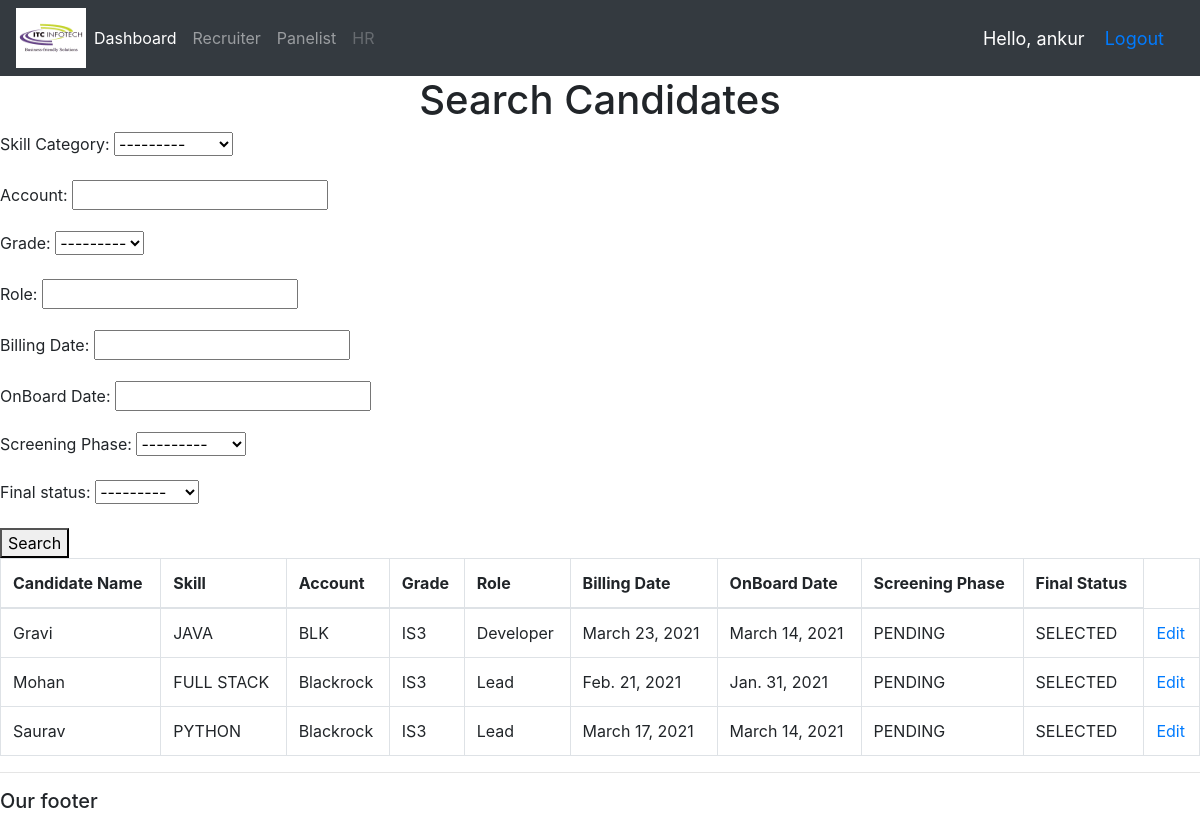
The app's page /recruiter/search/ (signed in) with its own data.
### recruit_app/models.py (models this page shows, shortened)
class Candidate(models.Model):
    SKILL_CHOICES = (
        ('JAVA','JAVA'),
        ('PYTHON','PYTHON'),
        ('FULL STACK','FULL STACK'),
        ('BACKEND','BACKEND'),
    )
    GRADE_CHOICES = (
        ('IS1','IS1'),
        ('IS2','IS2'),
        ('IS3','IS3'),
    )
    SCREENING_CHOICES = (
        ('PENDING','PENDING'),
        ('WIP','WIP'),
        ('COMPLETE','COMPLETE'),
    )
    SELECTION_CHOICES = (
        ('SELECTED','SELECTED'),
        ('REJECTED','REJECTED')
    )
    Candidate_Name = models.CharField(max_length=70)
    Skill_Category = models.CharField(max_length=20,choices = SKILL_CHOICES)
    Account = models.CharField(max_length = 50)
    Grade = models.CharField(max_length=10,choices = GRADE_CHOICES)
    Role = models.CharField(max_length=20)
    Billing_Date = models.DateField()
    OnBoard_Date = models.DateField(default='2021-01-01')
    Screening_Phase = models.CharField(max_length=20,choices = SCREENING_CHOICES)
    Final_status = models.CharField(max_length = 10, choices = SELECTION_CHOICES,default = 'SELECTED')

### recruit_app/views.py (the view)
# urls.py: path('recruiter/search/',views.search,name = 'search'),
@login_required(login_url = 'login')
def search(request):
    candidate_list = Candidate.objects.all()
    candidate_filter = CandidateFilter(request.GET, queryset=candidate_list)
    return render(request, 'recruit_app/candidate_list.html', {'filter': candidate_filter})

### recruit_app/templates/recruit_app/candidate_list.html (shortened to what this page needs)
{% extends 'recruit_app/main.html' %}
{% block content %}
<h1>Search Candidates</h1>
 <form method="get">
    {{ filter.form.as_p }}
    <button type="submit">Search</button>
  </form>
  <table class="table table-bordered">
    <thead>
      <tr>
        <th>Candidate Name</th>
        <th>Skill</th>
        <th>Account</th>
        <th>Grade</th>
        <th>Role</th>
        <th>Billing Date</th>
        <th>OnBoard Date</th>
        <th>Screening Phase</th>
        <th>Final Status</th>
      </tr>
    </thead>
    <tbody>
      {% for candidate in filter.qs %}
        <tr>
          <td>{{ candidate.Candidate_Name }}</td>
          <td>{{ candidate.Skill_Category }}</td>
          <td>{{ candidate.Account }}</td>
          <td>{{ candidate.Grade }}</td>
          <td>{{ candidate.Role }}</td>
          <td>{{ candidate.Billing_Date }}</td>
          <td>{{ candidate.OnBoard_Date }}</td>
          <td>{{ candidate.Screening_Phase }}</td>
          <td>{{ candidate.Final_status }}</td>
          <td><a href = "/recruiter/search/edit/{{candidate.id}}" >Edit</a>
          </tr>
      {% endfor %}
    </tbody>
  </table>
{% endblock content %}

### recruit_app/templates/recruit_app/navbar.html (shortened to what this page needs)
{% load static %}
<nav class="navbar navbar-expand-lg navbar-dark bg-dark">
  <img src="{% static 'images/itc.png' %}" width = "70" height = "60">
  <div class="collapse navbar-collapse" id="navbarNavAltMarkup">
    <div class="navbar-nav">
      <a class="nav-item nav-link active" href="{% url 'home' %}">Dashboard <span class="sr-only">(current)</span></a>
      <a class="nav-item nav-link" href="{% url 'recruiter' %}">Recruiter</a>
      <a class="nav-item nav-link" href="{% url 'panelist' %}">Panelist</a>
      <a class="nav-item nav-link disabled" href="{% url 'hr' %}">HR</a>
    </div>
  </div>
  <span class = "hello-msg">Hello, {{request.user}}</span>
  <span class = "hello-msg"><a href= "{% url 'logout' %}">Logout</a></span>
</nav>

### recruit_app/templates/recruit_app/navbar.html (style rules this page uses)
.hello-msg { font-size: 18px; color: #fff; margin-right: 20px; }

### recruit_app/templates/recruit_app/candidate_list.html (style rules this page uses)
h1 { text-align: center; }

### records on screen
Candidate: Candidate_Name "Gravi", Skill_Category "JAVA", Account "BLK", Grade "IS3", Role "Developer", Billing_Date "March 23, 2021", OnBoard_Date "March 14, 2021", Screening_Phase "PENDING", Final_status "SELECTED"
Candidate: Candidate_Name "Mohan", Skill_Category "FULL STACK", Account "Blackrock", Grade "IS3", Role "Lead", Billing_Date "Feb. 21, 2021", OnBoard_Date "Jan. 31, 2021", Screening_Phase "PENDING", Final_status "SELECTED"
Candidate: Candidate_Name "Saurav", Skill_Category "PYTHON", Account "Blackrock", Grade "IS3", Role "Lead", Billing_Date "March 17, 2021", OnBoard_Date "March 14, 2021", Screening_Phase "PENDING", Final_status "SELECTED"

### other values on screen
{{ request.user }} "ankur"
